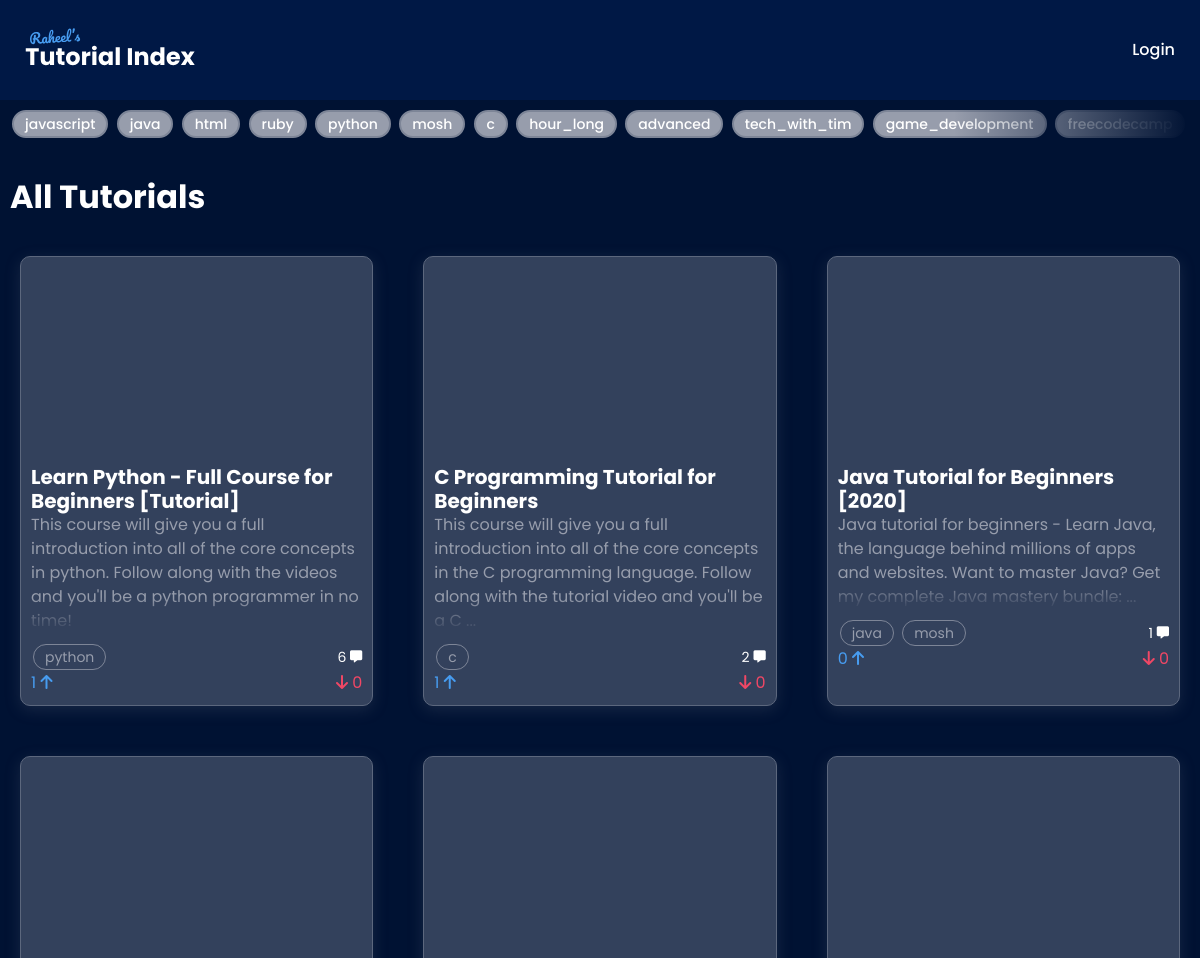
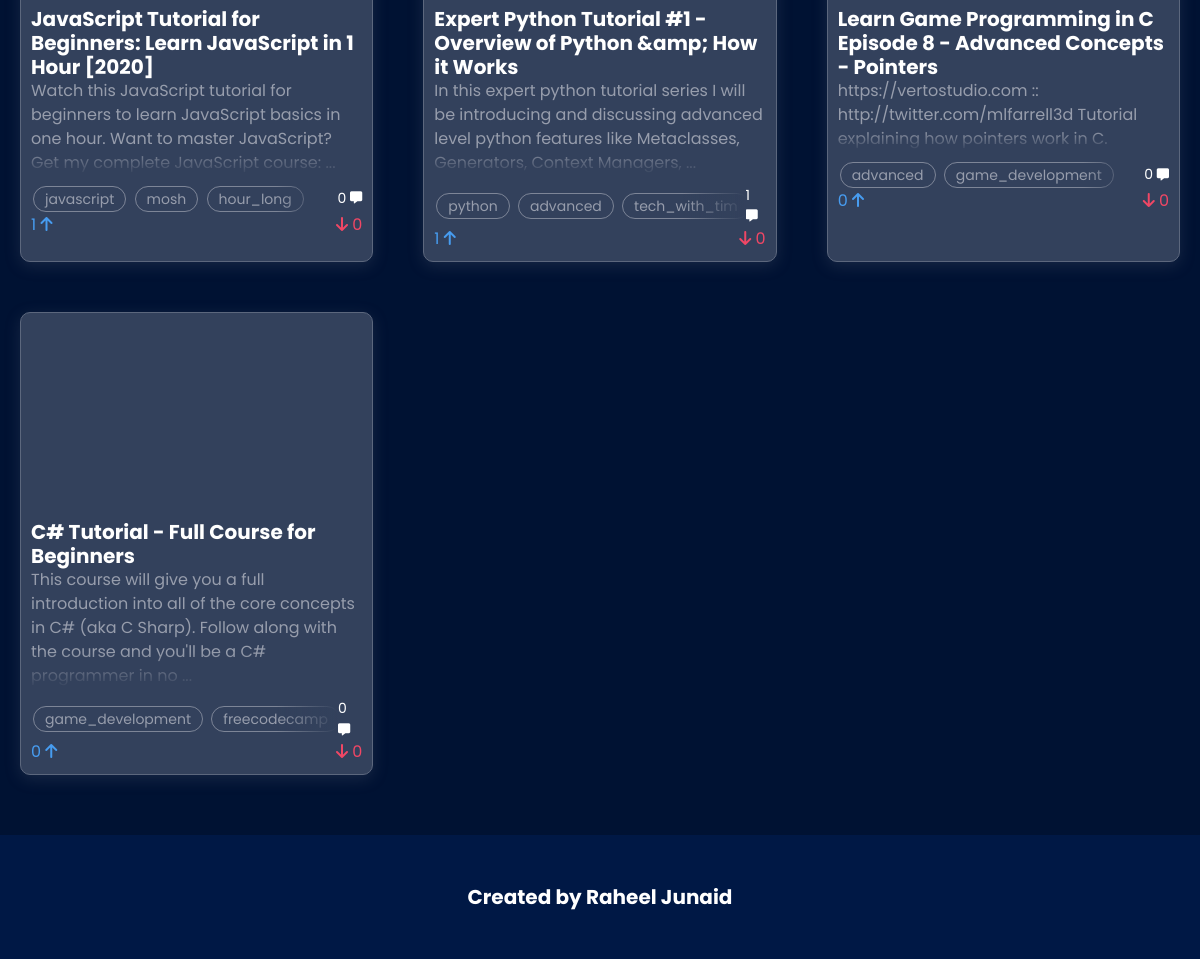
Before: / with the older database file (2 pictures, top to bottom).
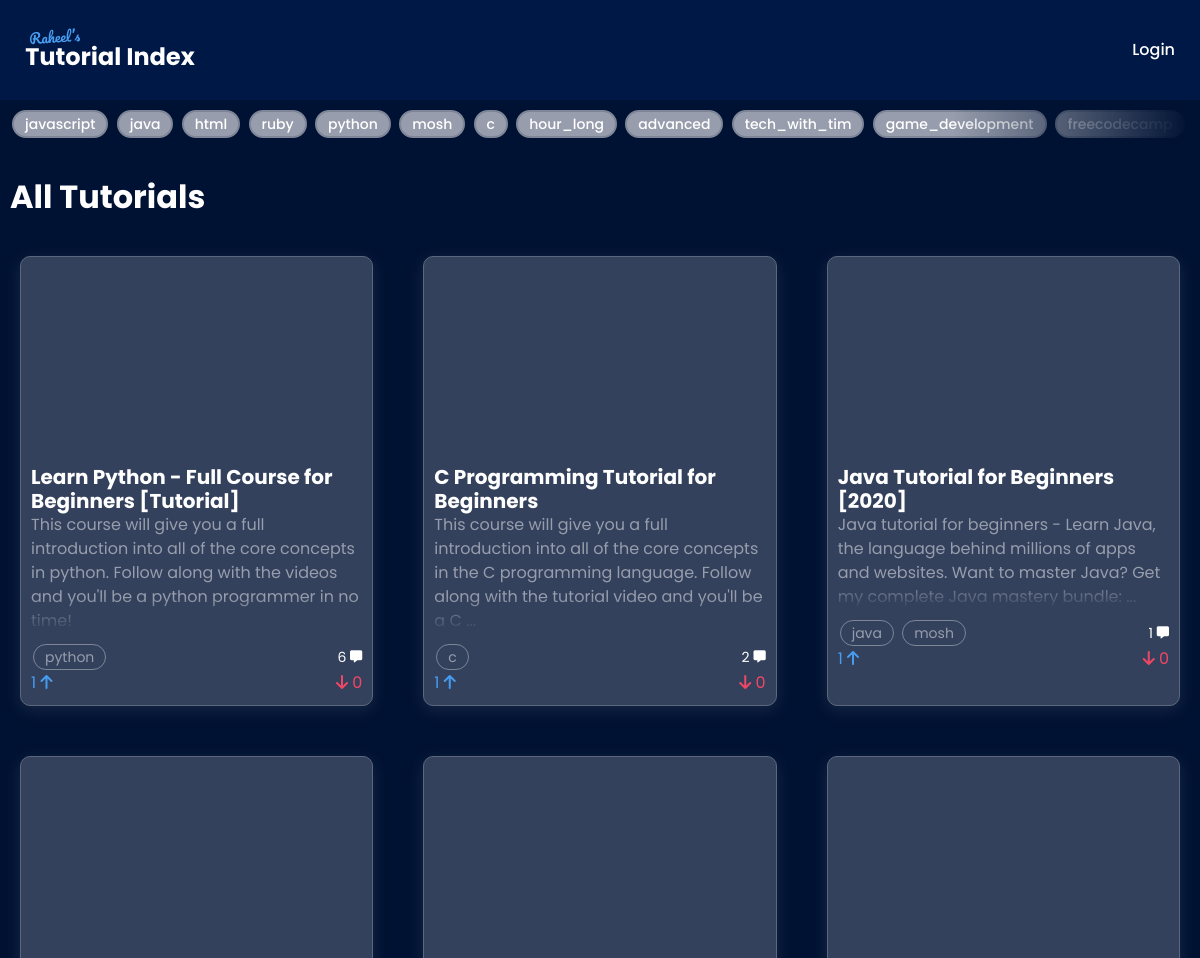
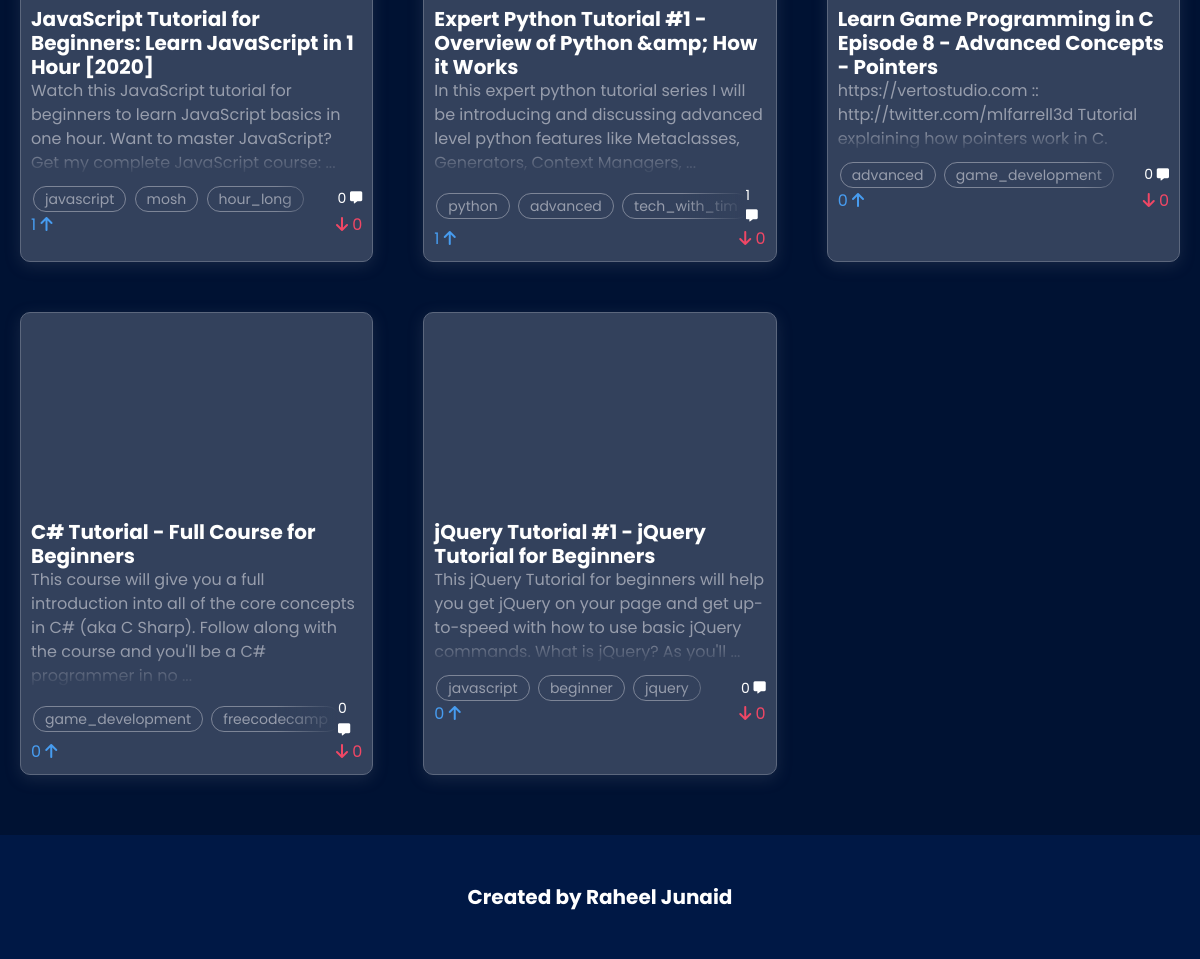
After: the same page with the newer database file (2 pictures, top to bottom).
### tutorial_index/models.py (models this page shows, shortened)
class Category(models.Model):
  name = models.CharField(max_length=50)

class Tutorial(models.Model):
  title = models.CharField(max_length=500)
  description = models.CharField(max_length=500)
  video_id = models.CharField(max_length=200)
  category = models.ManyToManyField(Category, blank=True)
  likes = models.ManyToManyField(
      User, blank=True, related_name="liked_tutorials")
  dislikes = models.ManyToManyField(
      User, blank=True, related_name="disliked_tutorials")
  comments = models.ManyToManyField(Comment, blank=True)

### tutorial_index/views.py (the view)
# urls.py: path('', views.index, name='index'),
def index(request):
  return render(
      request, "tutorial_index/index.html", {
          "tutorials": Tutorial.objects.all(),
          "categories": Category.objects.all()
          }
  )

### tutorial_index/templates/tutorial_index/index.html (shortened to what this page needs)
{%extends 'tutorial_index/layout.html'%} {%block title%}Home{%endblock%} {%block body%}
<div class="container">
  {%block header%}
    <header>
      <div id="categories_list_container">
        <div class="categories">
          {%for category in categories%}
          <a href="{%url 'category' category.name%}"><button class="secondary pill">{{category.name}}</button></a>
          {%endfor%}
        </div>
      </div>
    </header>
    <h1 class="my-4">All Tutorials</h1>
  {%endblock%}
  <main class="tutorials grid-3">
    {%for tutorial in tutorials%}
    <div class="tutorial_container">
      <div onclick="showTutorial({{tutorial.id}}, '{{request.user.username}}')" class="click_area">
        <div class="cover-image" style="background-image: url('https://img.youtube.com/vi/{{tutorial.video_id}}/hqdefault.jpg');"></div>
        <div class="content">
          <h2>{{tutorial.title}}</h2>
          <p>{{tutorial.description}}</p>
        </div>
      </div>
      <div class="information">
        <div class="categories_comments_container">
          <div id="categories_list_container">
            <div class="gradient-overlay"></div>
            <div class="categories">
              {%for category in tutorial.category.all%}
              <a href="{%url 'category' category.name%}"><button class="secondary pill outline">{{category.name}}</button></a>
              {%endfor%}
            </div>
          </div>
          <span class="secondary">{{tutorial.comments.all | length}} </span>
        </div>
        <div class="votes_container">
          <span class="upvote_counter">{{tutorial.likes.all|length}} <i class="fas fa-arrow-up"></i></span>
          <span class="downvote_counter"><i class="fas fa-arrow-down"></i> {{tutorial.dislikes.all|length}}</span>
        </div>
      </div>
    </div>
    {%endfor%}
  </main>
</div>
{%endblock%}

Changed rows visible on the page:
computed for Tutorial "Java Tutorial for Beginners [2020]": likes.all|length "0" → "1"
added Tutorial: title "jQuery Tutorial #1 - jQuery Tutorial for Beginners", description "This jQuery Tutorial for beginners will help you get jQuery on your page and get up-to-speed with how to use basic jQuery commands. What is jQuery? As you'll ...", comments.all|length "0", likes.all|length "0", dislikes.all|length "0", Category (name "javascript")
added Category: name "beginner", shown under "jQuery Tutorial #1 - jQuery Tutorial for Beginners"
added Category: name "jquery", shown under "jQuery Tutorial #1 - jQuery Tutorial for Beginners"
